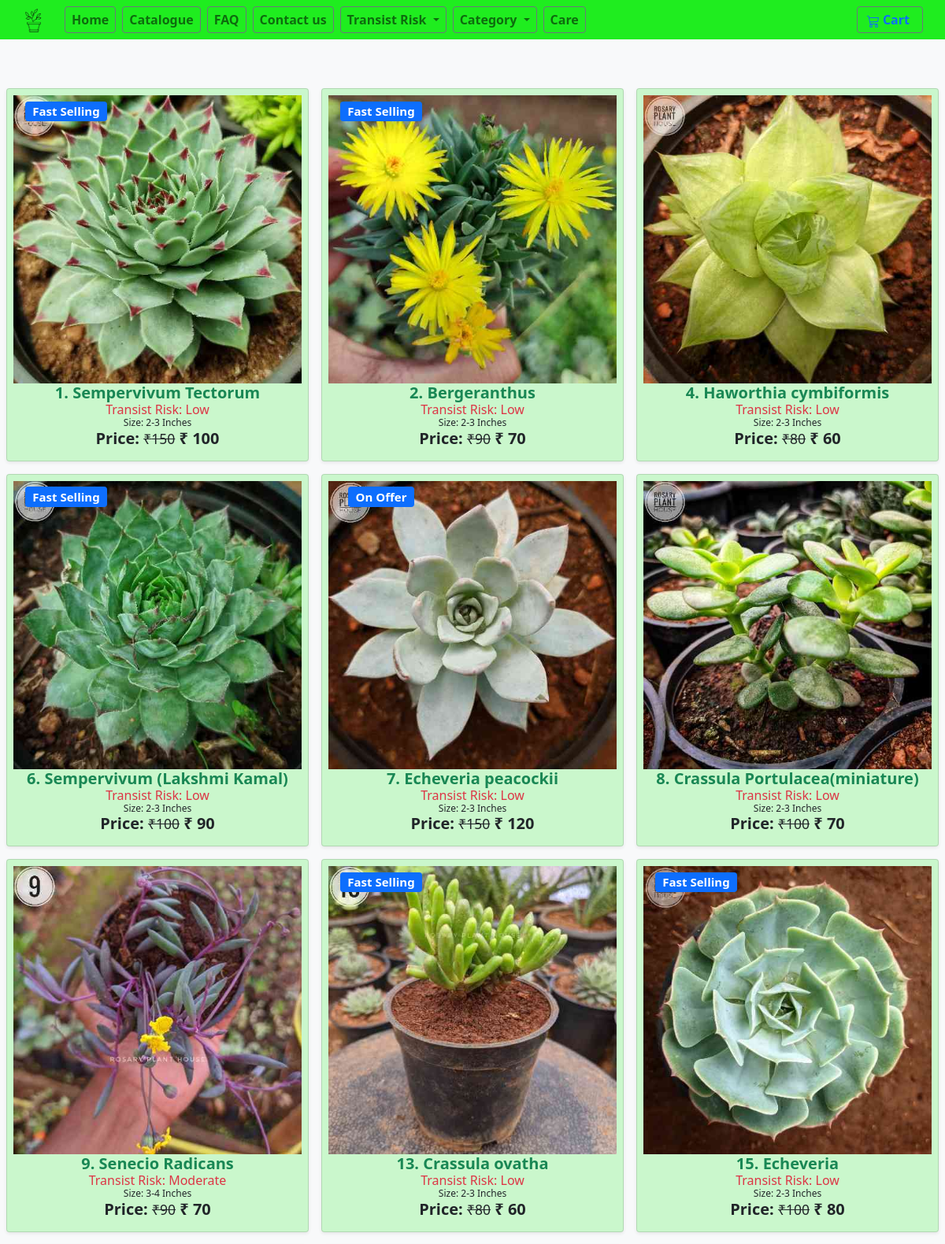
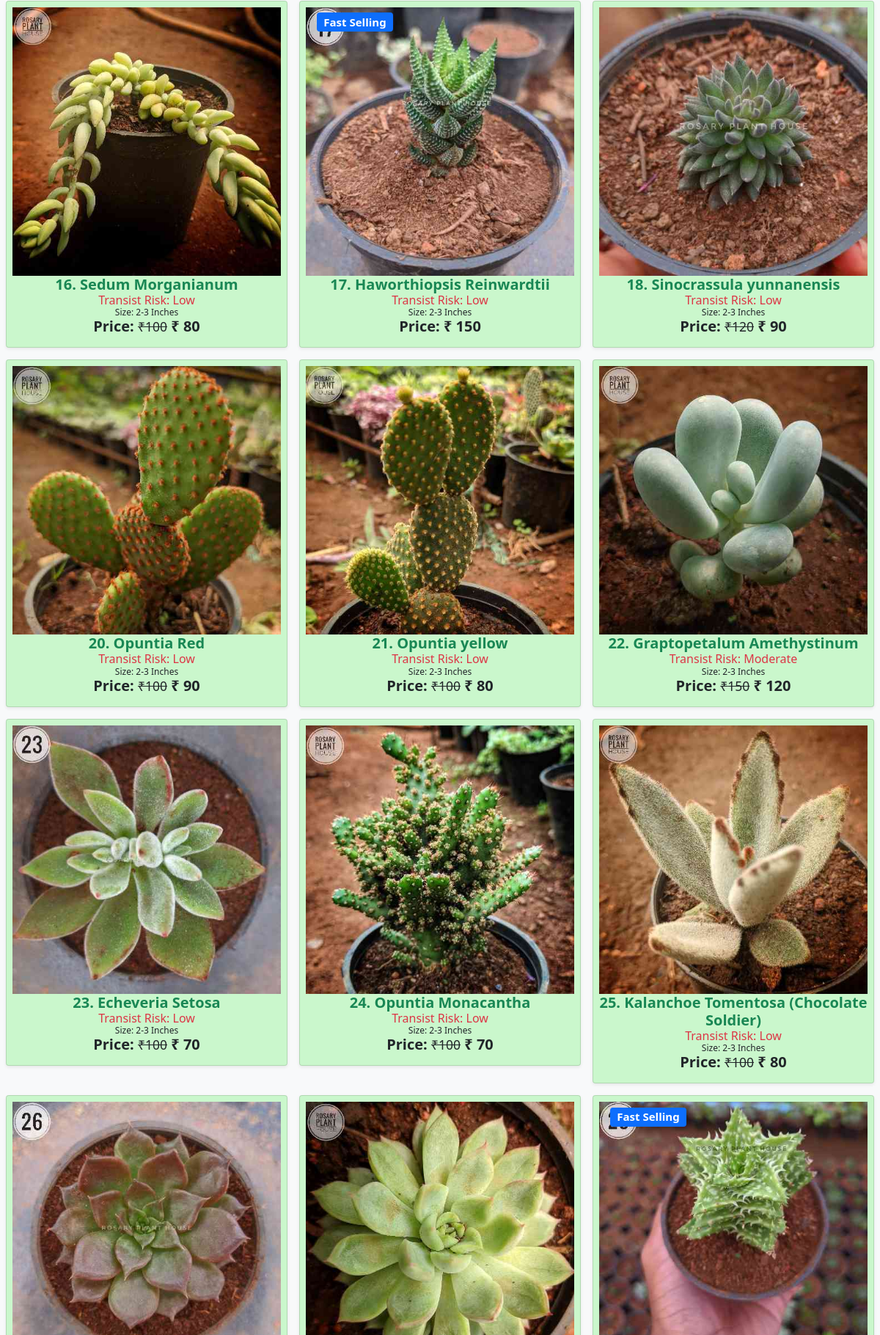
/photo (upper part), run on the app's committed database (2 pictures, top to bottom).
### store/models.py (models this page shows, shortened)
class Product(models.Model):
    pid=models.IntegerField(null=False)
    category = models.ForeignKey(Category, related_name='product', on_delete=models.CASCADE,default=7)
    risk = models.ForeignKey(Risk, related_name='product', on_delete=models.CASCADE,default=1)
    created_by = models.ForeignKey(User, on_delete=models.CASCADE, related_name='product_creator',default=1)
    title = models.CharField(max_length=255)
    Nickname=models.CharField(max_length=255)
    author = models.CharField(max_length=255, default='admin')
    description = models.TextField(blank=True)
    image = models.ImageField(upload_to='images/', default='images/default.png')
    slug = models.SlugField(max_length=255)
    size=models.CharField(max_length=255, default="2-3")
    price = models.IntegerField(default=0)
    disprice = models.IntegerField(default=0)
    orgprice = models.IntegerField(default=0)
    in_stock = models.BooleanField(default=True)
    indoor = models.BooleanField(default=False)
    mother = models.BooleanField(default=False)
    is_active = models.BooleanField(default=True)
    created = models.DateTimeField(auto_now_add=True)
    updated = models.DateTimeField(auto_now=True)
    objects = models.Manager()
    sun = models.ForeignKey(Sun, related_name='product', on_delete=models.CASCADE,default=1)
    Watering = models.ForeignKey(Watering, related_name='product', on_delete=models.CASCADE,default=1)
    products = ProductManager()
    maintenance = models.ForeignKey(maintenance, related_name='product', on_delete=models.CASCADE,default=1)
    tag = models.CharField(max_length=20, choices=TAG_CHOICES, default='None')
    class Meta:
        verbose_name_plural = 'Products'
        ordering = ('-created',)
    def get_absolute_url(self):
        return reverse('store:product_detail', args=[self.slug])

class Risk(models.Model):
    name = models.CharField(max_length=255, db_index=True)
    slug = models.SlugField(max_length=255, unique=True)
    class Meta:
        verbose_name_plural = 'risks'
    def __str__(self):
        return self.name

### store/views.py (the view)
# urls.py: path('photo', views.photo, name='photo'),
def photo(request):
    products = Product.products
    for e in Product.objects.all():
        print(e.title)
    products=products.order_by('pid')
    state=zip(states,stateName)
    return render(request, 'store/photo.html', {'products': products})

### basket/basket.py (called while the page is built)
    def __len__(self):
        return sum(item['qty'] for item in self.basket.values())

### basket/context_processors.py (called while the page is built)
def basket(request):
    return {'basket': Basket(request)}

### store/context_processors.py (called while the page is built)
def categories(request):
    Product.objects.update(price=F('orgprice')-F('disprice'))
    return {
        'categories': Category.objects.all()
    }

### store/models.py (called while the page is built)
    def get_queryset(self):
        return super(ProductManager, self).get_queryset().filter(is_active=True)

### templates/store/photo.html (shortened to what this page needs)
{% extends "./base.html" %} {% load static %} {% block title %}Catalogue{%endblock %}
{% load mathfilters %}
{% block content %}
<main>
  <div class="album py-5 bg-light">
    <div class="mx-2 mt-5">
      <div class="h6 mb-0 text-center">
      <div class="row row-cols-1 row-cols-sm-2 row-cols-md-3 g-3 destinations_row mt-0">
        {% for product in products %}
        <div class="col">
          <div class="card shadow-sm px-2 pt-2 item_grid" style="background-color: rgba(0, 235, 0, 0.185)">
            <img
              class="img-fluid"
              alt="Responsive image"
              src="{{ product.image.url }}"
            />
            {% if product.tag != "None" %}
            <div class="spec_offer text-center">
              <h5><span class="badge bg-primary">{{product.tag}}</span></h5>
            </div>
            {% endif %}
            <div class="card-body pt-0  px-0">
              <p class="card-text text-center pt-0  px-0 m-0 ">
                <a
                  class="text-decoration-none text-success h5"
                  href="{{ product.get_absolute_url }}"
                  ><strong>{{product.pid}}. {{ product.title }}</strong></a>
              </p>
              <p class="card-text text-danger text-center pt-0  px-0 m-0" >Transist Risk: {{product.risk}}</p>
              <p class="card-text text-center pt-0  px-0 m-0" style="font-size: 12px;">Size: {{product.size}} Inches
              </p>
                <div class="row px-1 text-center">
                  <div class="col-12 p-0 text-center">
                    <span class="h5 fw-bold text-center">
                       Price:
                       {% if product.orgprice != product.price %}
                       <small><strike>&#8377;{{product.orgprice}}</strike></small>
                       {% endif %}
                       &#8377; {{ product.price }}
                    </span>
                </div>
                </div>
            </div>
          </div>
        </div>
        {% endfor %}
      </div>
    </div>
    <br>
    <br>
</main>
{% endblock %}

### templates/store/base.html (style rules this page uses)
.destinations_row { margin-top: 45px; }
.spec_offer { position: absolute; top: 15px; left: 16px; width: 118px; height: 30px; background: rgba(0, 128, 0, 0); border-radius: 40%; }

### data on the page
Product: image (picture), tag "Fast Selling", pid "1", title "Sempervivum Tectorum", risk "Low", size "2-3", orgprice "150", price "100"
Product: image (picture), tag "Fast Selling", pid "2", title "Bergeranthus", risk "Low", size "2-3", orgprice "90", price "70"
Product: image (picture), pid "4", title "Haworthia cymbiformis", risk "Low", size "2-3", orgprice "80", price "60"
Product: image (picture), tag "Fast Selling", pid "6", title "Sempervivum (Lakshmi Kamal)", risk "Low", size "2-3", orgprice "100", price "90"
Product: image (picture), tag "On Offer", pid "7", title "Echeveria peacockii", risk "Low", size "2-3", orgprice "150", price "120"
Product: image (picture), pid "8", title "Crassula Portulacea(miniature)", risk "Low", size "2-3", orgprice "100", price "70"
Product: image (picture), pid "9", title "Senecio Radicans", risk "Moderate", size "3-4", orgprice "90", price "70"
Product: image (picture), tag "Fast Selling", pid "13", title "Crassula ovatha", risk "Low", size "2-3", orgprice "80", price "60"
Product: image (picture), tag "Fast Selling", pid "15", title "Echeveria", risk "Low", size "2-3", orgprice "100", price "80"
Product: image (picture), pid "16", title "Sedum Morganianum", risk "Low", size "2-3", orgprice "100", price "80"
Product: image (picture), tag "Fast Selling", pid "17", title "Haworthiopsis Reinwardtii", risk "Low", size "2-3", price "150"
Product: image (picture), pid "18", title "Sinocrassula yunnanensis", risk "Low", size "2-3", orgprice "120", price "90"
Product: image (picture), pid "20", title "Opuntia Red", risk "Low", size "2-3", orgprice "100", price "90"
Product: image (picture), pid "21", title "Opuntia yellow", risk "Low", size "2-3", orgprice "100", price "80"
Product: image (picture), pid "22", title "Graptopetalum Amethystinum", risk "Moderate", size "2-3", orgprice "150", price "120"
Product: image (picture), pid "23", title "Echeveria Setosa", risk "Low", size "2-3", orgprice "100", price "70"
Product: image (picture), pid "24", title "Opuntia Monacantha", risk "Low", size "2-3", orgprice "100", price "70"
Product: image (picture), pid "25", title "Kalanchoe Tomentosa (Chocolate Soldier)", risk "Low", size "2-3", orgprice "100", price "80"
Product: image (picture)
Product: image (picture)
Product: image (picture), tag "Fast Selling"
